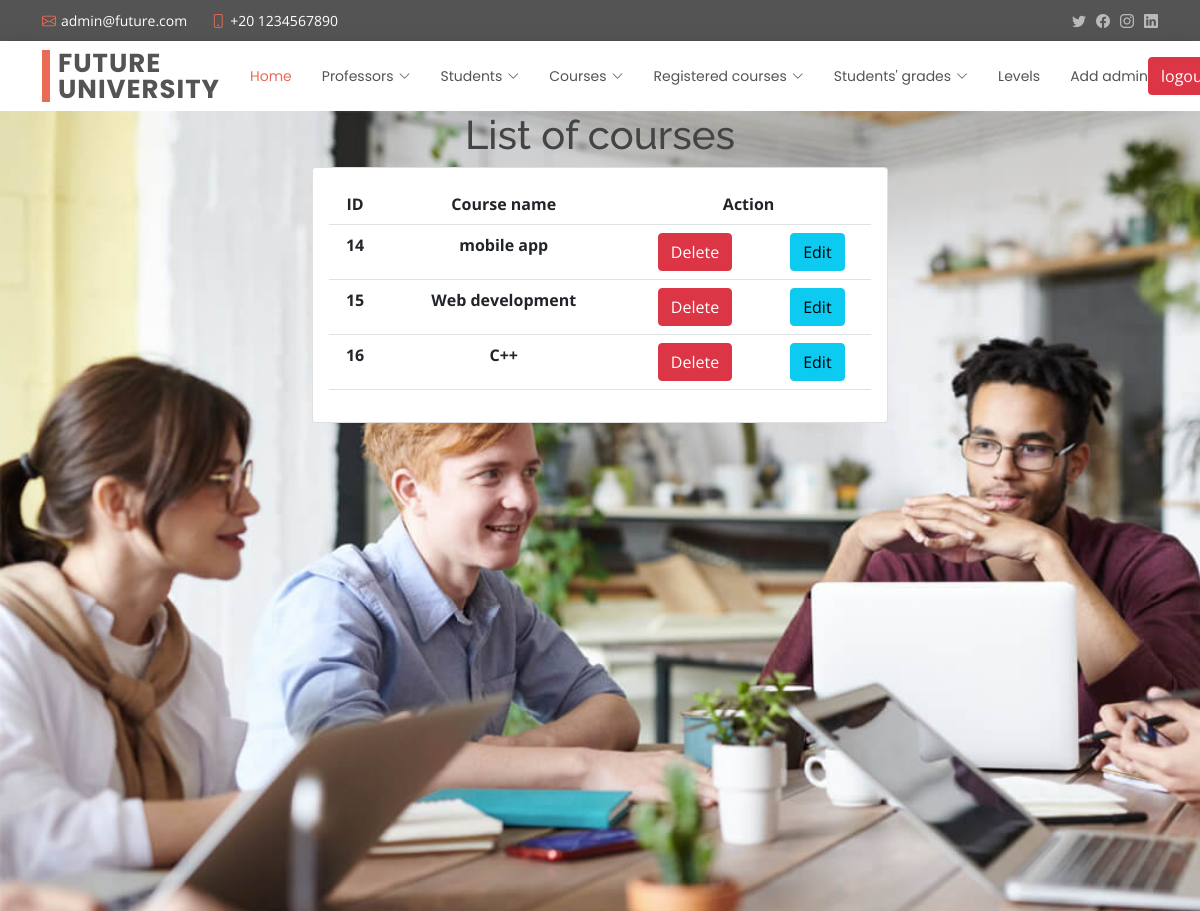
/courses/list.php (signed in), run on the app's committed database.
### tables this page shows
CREATE TABLE `courses` (
  `id` int(11) NOT NULL,
  `name` varchar(222) NOT NULL
);

### courses/list.php (the view, shortened to what this page needs)
<?php ob_start();
include '../shared/header.php';
include '../shared/nav.php';
include '../general/config.php';
$select = "SELECT * FROM `courses`";
$s = mysqli_query($conn, $select);
?>
<link rel="stylesheet" href="./prof.css">
<div class="parent">
<h1 class="text-center">List of courses</h1>
<div class="container col-md-6 text-center">
        <div class="card">
            <div class="card-body">
                <table class="table">
                    <tr>
                        <th>ID</th>
                        <th>Course name</th>
                        <th colspan="2">Action</th>
                    </tr>
                    <?php foreach($s as $data) {?>
                    <tr>
                        <th><?php echo $data['id']?></th>
                        <th><?php echo $data['name']?></th>
                        <th><a href="/university/courses/list.php?delete=<?php echo $data['id'] ?>" class="btn btn-danger">Delete</a></th>
                        <th><a href="/university/courses/add.php?edit=<?php echo $data['id'] ?>" class="btn btn-info">Edit</a></th>
                    </tr>
                    <?php }?>
                </table>
            </div>
        </div>
</div>
</div>
<?php include '../shared/script.php'?>

### assets/css/style.css (style rules this page uses)
body { font-family: "Open Sans", sans-serif; color: #444444; }
a { color: #e96b56; text-decoration: none; }
h1, h2, h3, h4, h5, h6 { font-family: "Raleway", sans-serif; }

### courses/prof.css (style rules this page uses)
.parent { background-image: url("../assets/img/about.jpg"); background-size: 100%; height: 100vh; width: 100%; }

### data on the page
courses: id "14", name "mobile app"
courses: id "15", name "Web development"
courses: id "16", name "C++"
